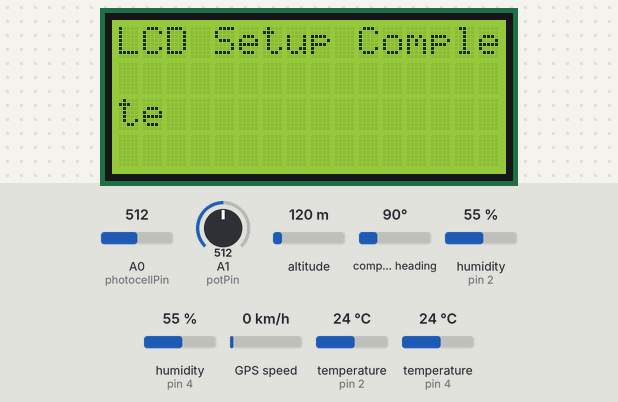
Recording of a sketch running on a simulated Arduino Uno, built with avr-gcc and run on an emulated ATmega328P. Parts: 16×4 character LCD. The test bench sets the inputs (shaded band); at power-on: A0 (photocellPin) = 512, A1 (potPin) = 512, altitude 120 m, compass heading 90°, humidity (sensors on pin 2, pin 4) 55 %, GPS speed 0 km/h, temperature (sensors on pin 2, pin 4) 24 °C. The GPS gets a fix after 3 s at 37.7749, -122.4194 with 8 satellites; what the sketch prints to the serial monitor is not drawn.

Above: at 0.1 s.
At 3.3 s:
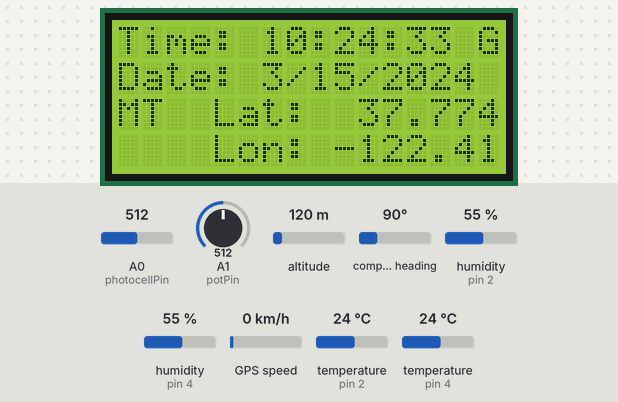
At 11.2 s:
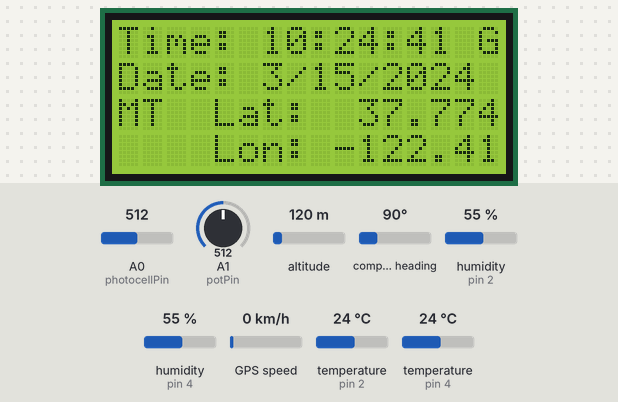
At 19.2 s:
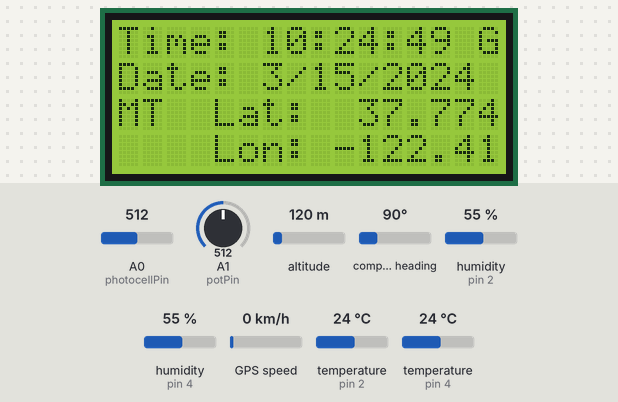
At 27.2 s:
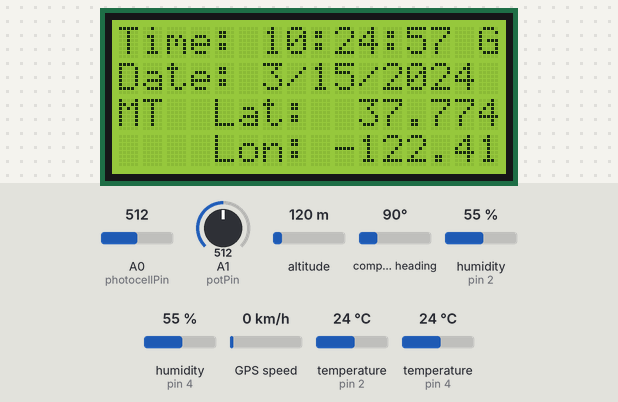
At 37.2 s:
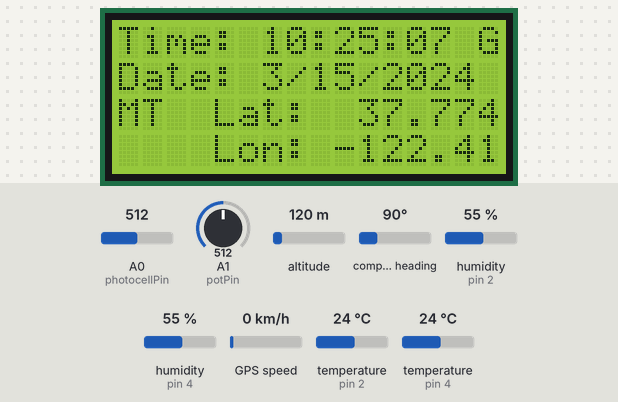

The sketch:

sensors_lcd_adaLib.ino
```cpp
//dezldog 31JAN16
// Getting data from DHT humidity/temperature, a potentiometer, a CDS cell, and a GPS
// output them to serial and LCD
// code borrowed from many.

#include "DHT.h"
#include "SoftwareSerial.h"
#include "Adafruit_GPS.h"
#include "Adafruit_LiquidCrystal.h"

#define DHTPIN0 2     // what pins DHTs are connected to
#define DHTPIN1 4
#define DHTTYPE DHT11   // We are using DHT11s
#define PROBE_0 "Outside"  // Let's name the DHT probes
#define PROBE_1 "Inside"

// Set GPSECHO to 'false' to turn off echoing the GPS data to the Serial console
// Set to 'true' if you want to debug and listen to the raw GPS sentences.
#define GPSECHO  false


//Sample time in seconds
const int sampleSeconds = 30;
const int sampleMultiplier = 1000; //because milliseconds
int sampleDelay = (sampleSeconds * sampleMultiplier);

// Instansiate LCD object
Adafruit_LiquidCrystal lcd(0);

// Instansiate DHT sensors
DHT dht0(DHTPIN0, DHTTYPE);
DHT dht1(DHTPIN1, DHTTYPE);

//define photocell input/variable
int photocellPin = 0;     // the cell and 10K pulldown are connected to a0
int photocellReading;     // the analog reading from the sensor divider

//define potentiometer input/variable
int potPin = 1;     // the potentiometer is connected to a1
float potReading;     // the analog reading from the potentiometer

//calibrate a/d for potentiometer
float yIntercept = 646.00;
float xIntercept = 3.3;
float slope = ((0 - xIntercept) / (yIntercept - 0));

//Set up softwareserial
int rxPin = 8;
int txPin = 7;
int GPSBaud = 9600;
SoftwareSerial gpsSerial(rxPin, txPin); // create gps sensor connection

//Instansiate GPS
Adafruit_GPS GPS(&gpsSerial); // create gps object
// this keeps track of whether we're using the interrupt
// off by default!
boolean usingInterrupt = false;
void useInterrupt(boolean); // Func prototype keeps Arduino 0023 happy
uint32_t timer = millis();


void setup()
{
  //start gps
  Serial.begin(115200);

  gpsSerial.begin (GPSBaud);
  // uncomment this line to turn on RMC (recommended minimum) and GGA (fix data) including altitude
  GPS.sendCommand(PMTK_SET_NMEA_OUTPUT_RMCGGA);
  // uncomment this line to turn on only the "minimum recommended" data
  //GPS.sendCommand(PMTK_SET_NMEA_OUTPUT_RMCONLY);
  // For parsing data, we don't suggest using anything but either RMC only or RMC+GGA since
  // the parser doesn't care about other sentences at this time
  // Set the update rate
  GPS.sendCommand(PMTK_SET_NMEA_UPDATE_1HZ);   // 1 Hz update rate
  // For the parsing code to work nicely and have time to sort thru the data, and
  // print it out we don't suggest using anything higher than 1 Hz
  // Request updates on antenna status, comment out to keep quiet
  GPS.sendCommand(PGCMD_ANTENNA);
  // the nice thing about this code is you can have a timer0 interrupt go off
  // every 1 millisecond, and read data from the GPS for you. that makes the
  // loop code a heck of a lot easier!
  useInterrupt(true); GPS.sendCommand(PMTK_SET_NMEA_OUTPUT_RMCGGA);

  //start dht
  dht0.begin();
  dht1.begin();
  lcd.begin(16, 4);
  // Print a message to the LCD
  lcd.print("LCD Setup Complete");
  Serial.println("Serial Setup Complete");
  delay(3000);
  lcd.clear();
}

void loop()
{
  // in case you are not using the interrupt above, you'll
  // need to 'hand query' the GPS, not suggested :(
  if (! usingInterrupt) {
    // read data from the GPS in the 'main loop'
    char c = GPS.read();
    // if you want to debug, this is a good time to do it!
    if (GPSECHO)
      if (c) Serial.print(c);
  }

  // if a sentence is received, we can check the checksum, parse it...
  if (GPS.newNMEAreceived()) {
    // a tricky thing here is if we print the NMEA sentence, or data
    // we end up not listening and catching other sentences!
    // so be very wary if using OUTPUT_ALLDATA and trytng to print out data
    //Serial.println(GPS.lastNMEA());   // this also sets the newNMEAreceived() flag to false

    if (!GPS.parse(GPS.lastNMEA()))   // this also sets the newNMEAreceived() flag to false
      return;  // we can fail to parse a sentence in which case we should just wait for another
  }

  // if millis() or timer wraps around, we'll just reset it
  if (timer > millis())  timer = millis();

  // approximately every 2 seconds or so, print out the current stats
  if (millis() - timer > 2000) {
    timer = millis(); // reset the timer

    Serial.print("\nTime: ");
    Serial.print(GPS.hour, DEC); Serial.print(':');
    Serial.print(GPS.minute, DEC); Serial.print(':');
    Serial.print(GPS.seconds, DEC); Serial.println();
    Serial.print("Date: ");
    Serial.print(GPS.day, DEC); Serial.print('/');
    Serial.print(GPS.month, DEC); Serial.print("/20");
    Serial.println(GPS.year, DEC);
    Serial.print("Fix: "); Serial.print((int)GPS.fix);
    Serial.print(" quality: "); Serial.println((int)GPS.fixquality);
    if (GPS.fix) {
      Serial.print("Location: ");
      Serial.print(GPS.latitude, 4); Serial.print(GPS.lat);
      Serial.print(", ");
      Serial.print(GPS.longitude, 4); Serial.println(GPS.lon);
      Serial.print("Location (in degrees, works with Google Maps): ");
      Serial.print(GPS.latitudeDegrees, 6);
      Serial.print(", ");
      Serial.println(GPS.longitudeDegrees, 6);
      Serial.print("Speed (knots): "); Serial.println(GPS.speed);
      Serial.print("Angle: "); Serial.println(GPS.angle);
      Serial.print("Altitude: "); Serial.println(GPS.altitude);
      Serial.print("Satellites: "); Serial.println((int)GPS.satellites);
      displayInfo();
      displayLcd();
    }
  }
}

// Interrupt is called once a millisecond, looks for any new GPS data, and stores it
SIGNAL(TIMER0_COMPA_vect) {
  char c = GPS.read();
  // if you want to debug, this is a good time to do it!
#ifdef UDR0
  if (GPSECHO)
    if (c) UDR0 = c;
  // writing direct to UDR0 is much much faster than Serial.print
  // but only one character can be written at a time.
#endif
}

void useInterrupt(boolean v) {
  if (v) {
    // Timer0 is already used for millis() - we'll just interrupt somewhere
    // in the middle and call the "Compare A" function above
    OCR0A = 0xAF;
    TIMSK0 |= _BV(OCIE0A);
    usingInterrupt = true;
  } else {
    // do not call the interrupt function COMPA anymore
    TIMSK0 &= ~_BV(OCIE0A);
    usingInterrupt = false;
  }
}


void displayInfo()
{
  //Process DHT data
  float h0 = dht0.readHumidity();
  float t0 = dht0.readTemperature();
  float f0 = dht0.readTemperature(true);

  float h1 = dht1.readHumidity();
  float t1 = dht1.readTemperature();
  float f1 = dht1.readTemperature(true);

  // Check if any reads failed and exit early (to try again).
  if (isnan(h0) || isnan(t0) || isnan(f0)) {
    Serial.println("Failed to read from DHT0 sensor!");
    return;
  }
  if (isnan(h1) || isnan(t1) || isnan(f1)) {
    Serial.println("Failed to read from DHT1 sensor!");
    return;
  }

  float hif0 = dht0.computeHeatIndex(f0, h0);    // Compute heat index in Fahrenheit (the default)
  float hic0 = dht0.computeHeatIndex(t0, h0, false);  // Compute heat index in Celsius (isFahreheit = false)

  float hif1 = dht1.computeHeatIndex(f1, h1);
  float hic1 = dht1.computeHeatIndex(t1, h1, false);

  //Process CDS cell reading
  photocellReading = analogRead(photocellPin);
  potReading = analogRead(potPin);

  //Calculate Volts from potentiometer a/d value
  float volts = 3.3 + (potReading * slope);

  //Print the other data
  Serial.print("CDS cell value = "); Serial.println(photocellReading);
  Serial.print("Potentiometer reading = "); Serial.print( volts); Serial.println(" V");
  Serial.print(PROBE_0" Humidity: ");
  Serial.print(h0);
  Serial.print(" %");
  Serial.println();
  Serial.print(PROBE_0" Temp: ");
  Serial.print(t0);
  Serial.print(" C");
  Serial.println();
  Serial.print(PROBE_0" Temp: ");
  Serial.print(f0);
  Serial.print(" F");
  Serial.println();
  Serial.print(PROBE_0" Heat Index: ");
  Serial.print(hic0);
  Serial.print(" C");
  Serial.println();
  Serial.print(PROBE_0" Heat Index: ");
  Serial.print(hif0);
  Serial.print(" F");
  Serial.println();
  Serial.print(PROBE_1" Humidity: ");
  Serial.print(h1);
  Serial.print(" %");
  Serial.println();
  Serial.print(PROBE_1" Temp: ");
  Serial.print(t1);
  Serial.print(" C");
  Serial.println();
  Serial.print(PROBE_1" Temp: ");
  Serial.print(f1);
  Serial.print(" F");
  Serial.println();
  Serial.print(PROBE_1" Heat Index: ");
  Serial.print(hic1);
  Serial.print(" C");
  Serial.println();
  Serial.print(PROBE_1" Heat Index: ");
  Serial.print(hif1);
  Serial.print(" F");
  Serial.println();
  Serial.println();
}

void displayLcd()
{
  int minutes = 0;
  int seconds = 0;
  int hours = 0;

  // Send data to the LCD too
  lcd.setCursor(0, 0);
  lcd.print("Time: ");
  hours = GPS.hour;
  if (hours < 10)
  {
    lcd.print("0");
    lcd.print(hours);
  }
  else
  {
    lcd.print(hours);
  }
  lcd.print(':');
  minutes = GPS.minute;
  if (minutes < 10)
  {
    lcd.print("0");
    lcd.print(minutes);
  }
  else
  {
    lcd.print(GPS.minute);
  }
  lcd.print(':');
  seconds = GPS.seconds;
  if (seconds < 10)
  {
    lcd.print("0");
    lcd.print(seconds);
  }
  else
  {
    lcd.print(seconds);
  }
  lcd.print(" GMT");
  lcd.setCursor(0, 1);
  lcd.print("Date: ");
  lcd.print(GPS.month);
  lcd.print('/');
  lcd.print(GPS.day);
  lcd.print("/20");
  lcd.print(GPS.year);
  lcd.setCursor(0, 2);
  lcd.print("Lat:  "); lcd.print(GPS.latitudeDegrees, 6);
  lcd.setCursor(0, 3);
  lcd.print("Lon: "); lcd.print(GPS.longitudeDegrees, 6);

}
```

Measured:
- what the display in image 2 shows lasts 1.9 s, from 11.2 s to 13.1 s
